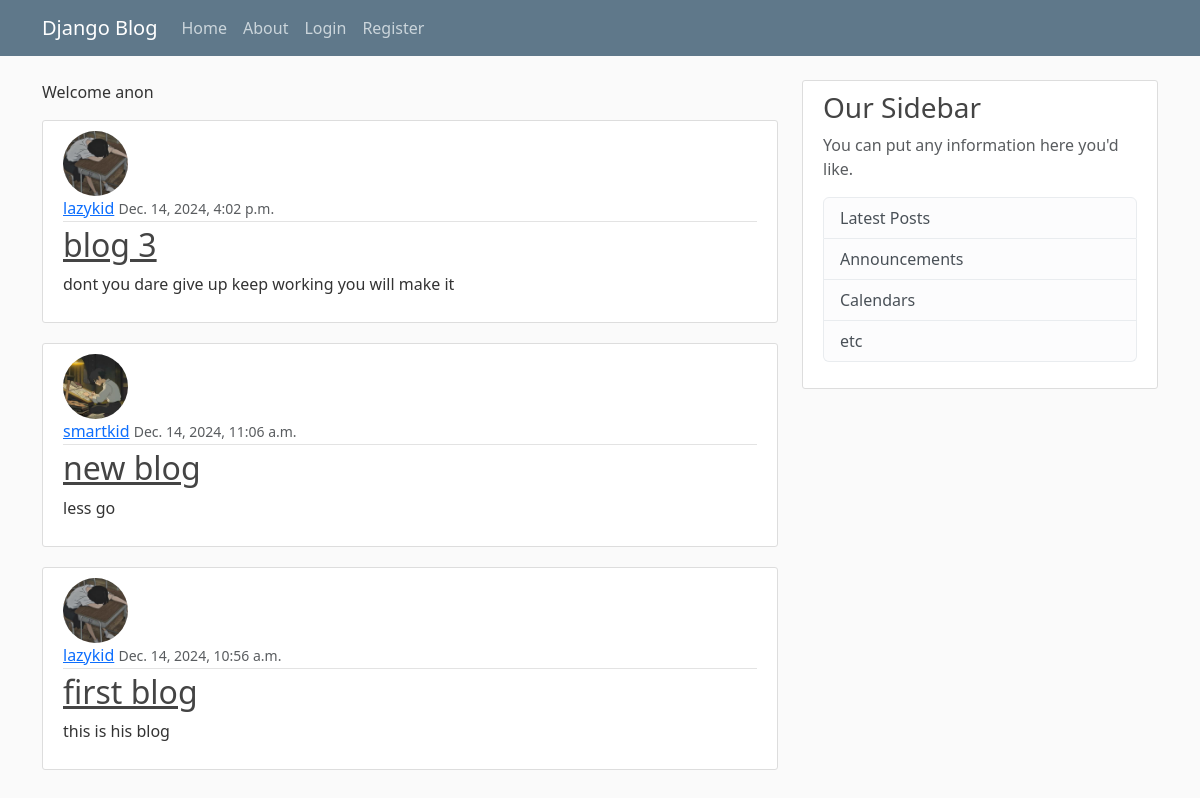
The app's page /, older data.
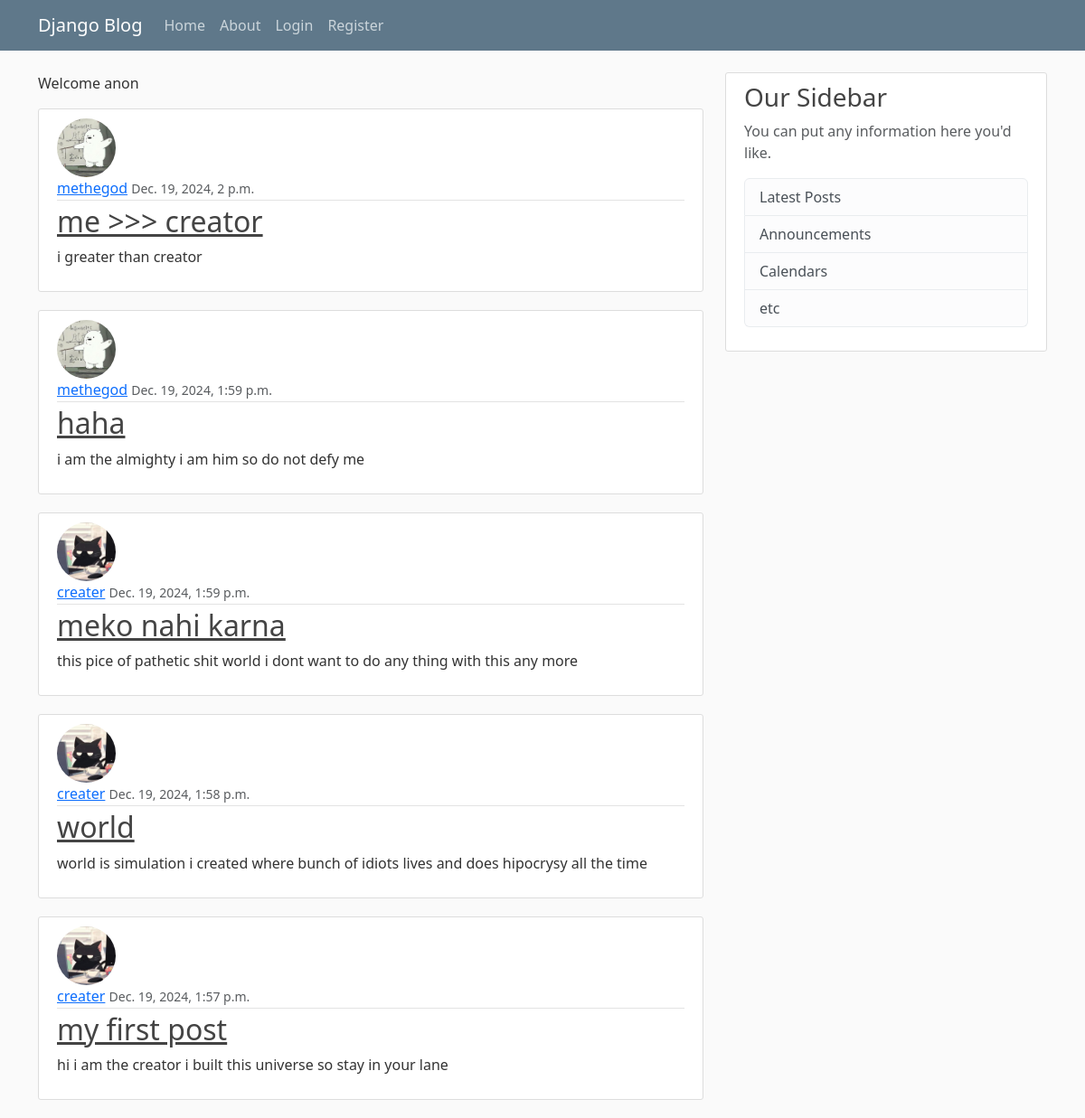
The same page, newer data.
### blog/models.py (models this page shows, shortened)
class Post(models.Model):
    title = models.CharField(max_length=100)
    content = models.TextField()
    date_posted = models.DateTimeField(default=timezone.now)
    author = models.ForeignKey(User, on_delete=models.CASCADE)
    like = models.ManyToManyField(User, related_name="like")
    dislike = models.ManyToManyField(User, related_name="dislike")

### users/models.py (models this page shows, shortened)
class Profile(models.Model):
    user = models.OneToOneField(User, on_delete=models.CASCADE)
    image = models.ImageField(default="default.jpg", upload_to="profile_pics")

### blog/views.py (the view)
# urls.py: path("", PostListView.as_view(), name="blog-home"),
class PostListView(ListView):
    model = Post
    template_name = "blog/home.html" #convention(if you dont add this line) ->template_name = blog/post_list.html
    context_object_name = "posts"
    ordering = ["-date_posted"]
    paginate_by = 5

### blog/templates/blog/home.html
{% extends "blog/base.html" %}
{% block content %}
    {% if user.is_authenticated %}
    Welcome {{ user.username }}!
    {% else %}
    <p>Welcome anon</p>
    {% endif %}
    {% for post in posts %}
        <article class="media content-section">
            <img class="rounded-circle article-img" src="{{ post.author.profile.image.url }}">
            <div class="media-body">
            <div class="article-metadata">
                <a class="mr-2" href="#">{{ post.author }}</a>
                <small class="text-muted">{{ post.date_posted }}</small>
            </div>
            <h2><a class="article-title" href="#">{{ post.title }}</a></h2>
            <p class="article-content">{{ post.content }}</p>
            </div>
        </article>
    {% endfor %}
{% endblock content%}

Row changes from the older to the newer data that the page shows:
no longer on this page (row unchanged): Post: author.profile.image (picture), author "lazykid", date_posted "Dec. 14, 2024, 4:02 p.m.", title "blog 3", content "dont you dare give up keep working you will make it"
no longer on this page (row unchanged): Post: author.profile.image (picture), author "smartkid", date_posted "Dec. 14, 2024, 11:06 a.m.", title "new blog", content "less go"
no longer on this page (row unchanged): Post: author.profile.image (picture), author "lazykid", date_posted "Dec. 14, 2024, 10:56 a.m.", title "first blog", content "this is his blog"
added Post: author.profile.image (picture), author "methegod", date_posted "Dec. 19, 2024, 2 p.m.", title "me >>> creator", content "i greater than creator"
added Post: author.profile.image (picture), author "methegod", date_posted "Dec. 19, 2024, 1:59 p.m.", title "haha", content "i am the almighty i am him so do not defy me"
added Post: author.profile.image (picture), author "creater", date_posted "Dec. 19, 2024, 1:59 p.m.", title "meko nahi karna", content "this pice of pathetic shit world i dont want to do any thing with this any more"
added Post: author.profile.image (picture), author "creater", date_posted "Dec. 19, 2024, 1:58 p.m.", title "world", content "world is simulation i created where bunch of idiots lives and does hipocrysy all the time"
added Post: author.profile.image (picture), author "creater", date_posted "Dec. 19, 2024, 1:57 p.m.", title "my first post", content "hi i am the creator i built this universe so stay in your lane"
